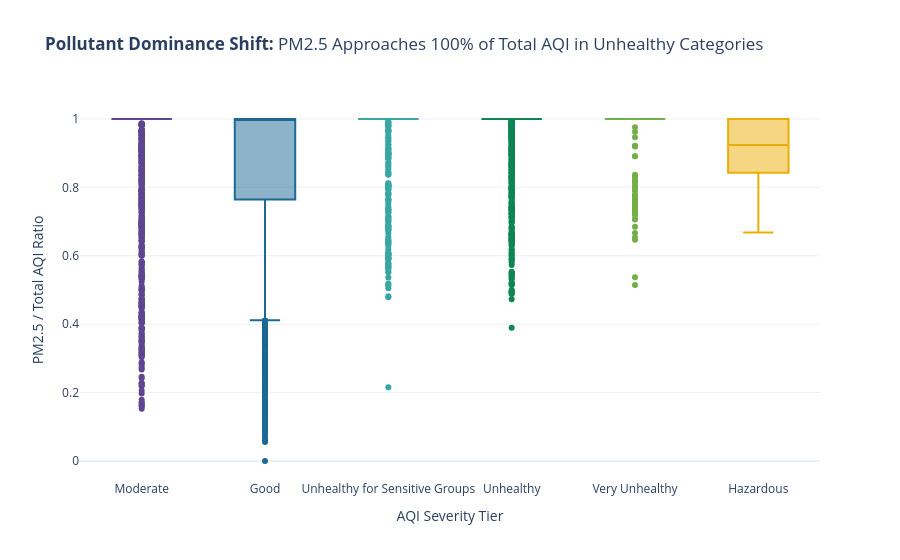

Write notebook code for a chart like this one.
### Code cell
# ==============================================================================
# CELL 8: Question 7
# Q7: How does the ratio of PM2.5 to overall AQI shift across severity categories?
# ==============================================================================
fig7 = px.box(
    df,
    x='AQI Category',
    y='PM2.5_Ratio',
    color='AQI Category',
    title="<b>Pollutant Dominance Shift:</b> PM2.5 Approaches 100% of Total AQI in Unhealthy Categories",
    labels={'PM2.5_Ratio': 'PM2.5 / Total AQI Ratio', 'AQI Category': 'AQI Severity Tier'},
    color_discrete_sequence=px.colors.qualitative.Prism,
    template='plotly_white'
)
fig7.update_layout(showlegend=False)
fig7.show()

### Figure 1 — Plotly figure (JSON) as saved in the notebook; plotly's stock layout.template omitted (floating-point values rounded to 4 significant figures; data arrays with more than 128 entries replaced by an {"elided": "..."} marker saying what was removed)
{"data": [{"alignmentgroup": "True", "hovertemplate": "AQI Severity Tier=%{x}<br>PM2.5 / Total AQI Ratio=%{y}<extra></extra>", "legendgroup": "Moderate", "marker": {"color": "rgb(95, 70, 144)"}, "name": "Moderate", "notched": false, "offsetgroup": "Moderate", "orientation": "v", "showlegend": true, "type": "box", "x": {"elided": "9088 str values"}, "x0": " ", "xaxis": "x", "y": {"elided": "9088 float values"}, "y0": " ", "yaxis": "y"}, {"alignmentgroup": "True", "hovertemplate": "AQI Severity Tier=%{x}<br>PM2.5 / Total AQI Ratio=%{y}<extra></extra>", "legendgroup": "Good", "marker": {"color": "rgb(29, 105, 150)"}, "name": "Good", "notched": false, "offsetgroup": "Good", "orientation": "v", "showlegend": true, "type": "box", "x": {"elided": "9688 str values"}, "x0": " ", "xaxis": "x", "y": {"elided": "9688 float values"}, "y0": " ", "yaxis": "y"}, {"alignmentgroup": "True", "hovertemplate": "AQI Severity Tier=%{x}<br>PM2.5 / Total AQI Ratio=%{y}<extra></extra>", "legendgroup": "Unhealthy for Sensitive Groups", "marker": {"color": "rgb(56, 166, 165)"}, "name": "Unhealthy for Sensitive Groups", "notched": false, "offsetgroup": "Unhealthy for Sensitive Groups", "orientation": "v", "showlegend": true, "type": "box", "x": {"elided": "1568 str values"}, "x0": " ", "xaxis": "x", "y": {"elided": "1568 float values"}, "y0": " ", "yaxis": "y"}, {"alignmentgroup": "True", "hovertemplate": "AQI Severity Tier=%{x}<br>PM2.5 / Total AQI Ratio=%{y}<extra></extra>", "legendgroup": "Unhealthy", "marker": {"color": "rgb(15, 133, 84)"}, "name": "Unhealthy", "notched": false, "offsetgroup": "Unhealthy", "orientation": "v", "showlegend": true, "type": "box", "x": {"elided": "2215 str values"}, "x0": " ", "xaxis": "x", "y": {"elided": "2215 float values"}, "y0": " ", "yaxis": "y"}, {"alignmentgroup": "True", "hovertemplate": "AQI Severity Tier=%{x}<br>PM2.5 / Total AQI Ratio=%{y}<extra></extra>", "legendgroup": "Very Unhealthy", "marker": {"color": "rgb(115, 175, 72)"}, "name": "Very Unhealthy", "notched": false, "offsetgroup": "Very Unhealthy", "orientation": "v", "showlegend": true, "type": "box", "x": {"elided": "286 str values"}, "x0": " ", "xaxis": "x", "y": {"elided": "286 float values"}, "y0": " ", "yaxis": "y"}, {"alignmentgroup": "True", "hovertemplate": "AQI Severity Tier=%{x}<br>PM2.5 / Total AQI Ratio=%{y}<extra></extra>", "legendgroup": "Hazardous", "marker": {"color": "rgb(237, 173, 8)"}, "name": "Hazardous", "notched": false, "offsetgroup": "Hazardous", "orientation": "v", "showlegend": true, "type": "box", "x": {"elided": "191 str values"}, "x0": " ", "xaxis": "x", "y": {"elided": "191 float values"}, "y0": " ", "yaxis": "y"}], "layout": {"boxmode": "overlay", "legend": {"title": {"text": "AQI Severity Tier"}, "tracegroupgap": 0}, "showlegend": false, "title": {"text": "<b>Pollutant Dominance Shift:</b> PM2.5 Approaches 100% of Total AQI in Unhealthy Categories"}, "xaxis": {"anchor": "y", "categoryarray": ["Moderate", "Good", "Unhealthy for Sensitive Groups", "Unhealthy", "Very Unhealthy", "Hazardous"], "categoryorder": "array", "domain": [0, 1], "title": {"text": "AQI Severity Tier"}}, "yaxis": {"anchor": "x", "domain": [0, 1], "title": {"text": "PM2.5 / Total AQI Ratio"}}}}
